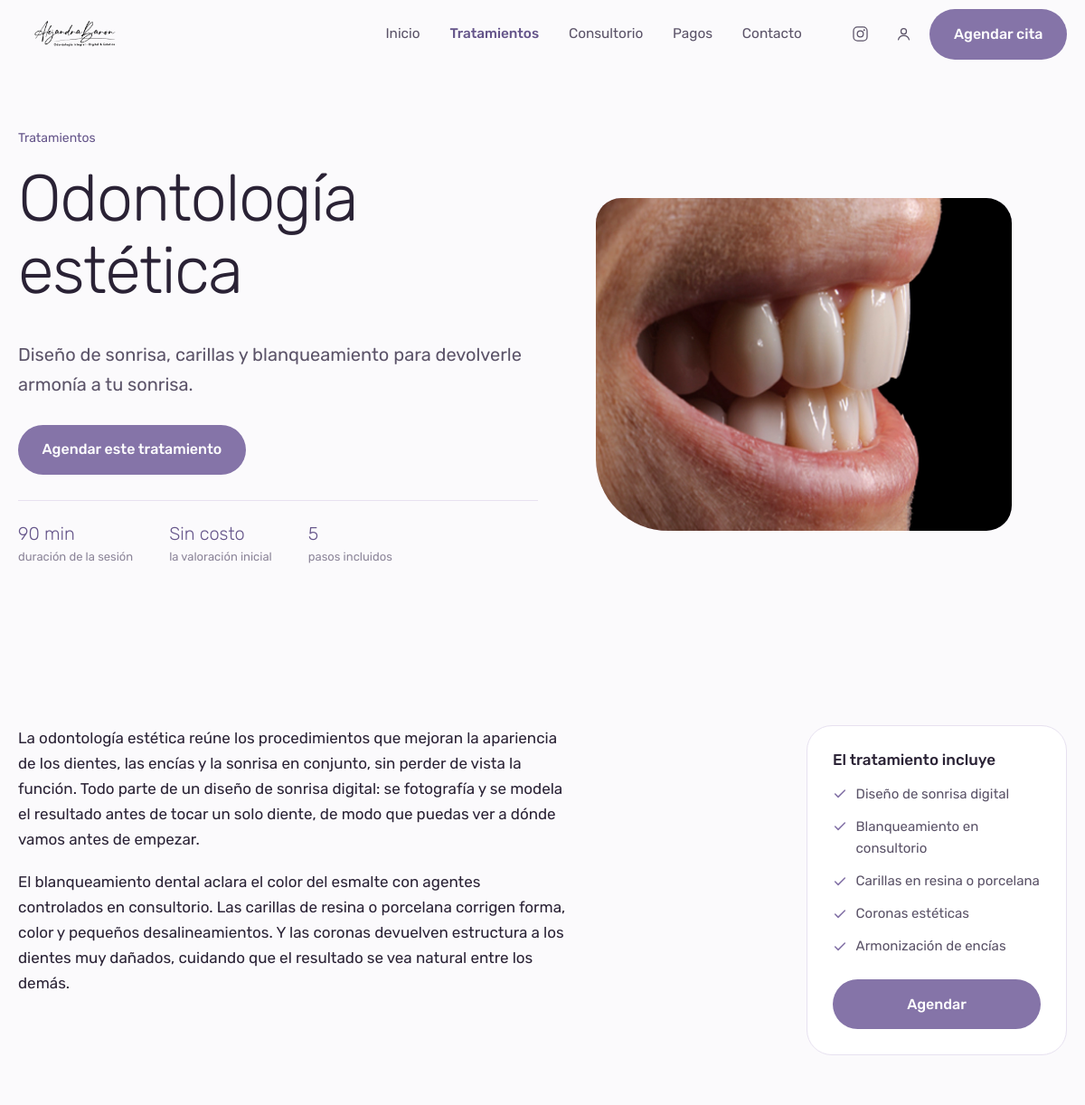
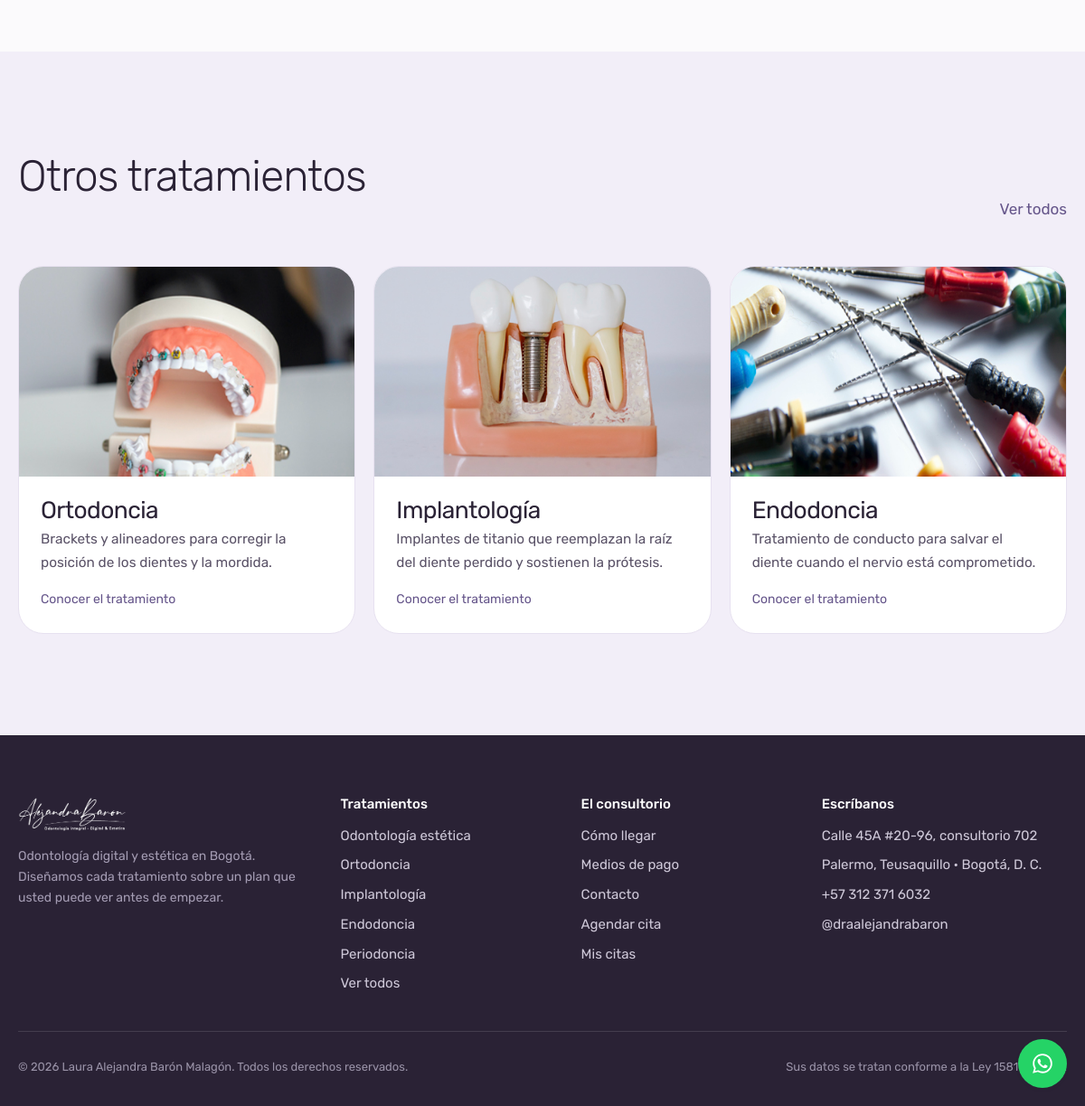
Screenshot of /tratamiento.php?t=odontologia-estetica with the database file from the repository (2 pictures, top to bottom).
### tables this page shows
CREATE TABLE `tratamientos` (
  `id`            INT UNSIGNED NOT NULL AUTO_INCREMENT,
  `slug`          VARCHAR(60)  NOT NULL,
  `nombre`        VARCHAR(90)  NOT NULL,
  `resumen`       VARCHAR(220) NOT NULL,
  `descripcion`   TEXT         NOT NULL,
  `incluye`       TEXT         DEFAULT NULL COMMENT 'Un ítem por línea',
  `imagen`        VARCHAR(160) DEFAULT NULL,
  `duracion_min`  SMALLINT UNSIGNED NOT NULL DEFAULT 45,
  `precio_desde`  DECIMAL(12,2) DEFAULT NULL,
  `destacado`     TINYINT(1)   NOT NULL DEFAULT 0,
  `activo`        TINYINT(1)   NOT NULL DEFAULT 1,
  `orden`         TINYINT UNSIGNED NOT NULL DEFAULT 0,
  PRIMARY KEY (`id`),
  UNIQUE KEY `uq_tratamientos_slug` (`slug`)
);

CREATE TABLE `sedes` (
  `id`        INT UNSIGNED NOT NULL AUTO_INCREMENT,
  `nombre`    VARCHAR(80)  NOT NULL,
  `direccion` VARCHAR(160) NOT NULL,
  `barrio`    VARCHAR(80)  DEFAULT NULL,
  `ciudad`    VARCHAR(80)  NOT NULL DEFAULT 'Bogotá, D. C.',
  `telefono`  VARCHAR(25)  DEFAULT NULL,
  `mapa_embed` TEXT        DEFAULT NULL,
  `activo`    TINYINT(1)   NOT NULL DEFAULT 1,
  PRIMARY KEY (`id`)
);

### includes/functions.php (called while the page is built, shortened)
<?php
require_once __DIR__ . '/db.php';
function e(?string $texto): string
{
    return htmlspecialchars((string) $texto, ENT_QUOTES | ENT_SUBSTITUTE, 'UTF-8');
}
function saltos(?string $texto): string
{
    $t = str_replace(["\r\n", "\r"], "\n", (string) $texto);
    return str_replace(['\\r\\n', '\\n', '\\r'], "\n", $t);
}
function parrafos(?string $texto): string
{
    $bloques = preg_split('/\n\s*\n/', trim(saltos($texto)));
    return implode('', array_map(fn($b) => '<p>' . nl2br(e(trim($b))) . '</p>', $bloques));
}
function lineas(?string $texto): array
{
    $t = saltos($texto);
    return array_values(array_filter(array_map('trim', explode("\n", $t)), 'strlen'));
}
function base_url(string $ruta = ''): string
{
    $base = SITIO_URL !== '' ? SITIO_URL : '';
    if ($base === '') {
        $dir = str_replace('\\', '/', dirname($_SERVER['SCRIPT_NAME'] ?? '/'));
        $base = rtrim($dir, '/');
    }
    return $base . '/' . ltrim($ruta, '/');
}
function whatsapp_url(string $mensaje = ''): string
{
    $m = $mensaje !== '' ? '?text=' . rawurlencode($mensaje) : '';
    return 'https://wa.me/' . CONTACTO_WHATSAPP . $m;
}
function instagram_url(): string
{
    return 'https://www.instagram.com/' . CONTACTO_INSTAGRAM . '/';
}
function tratamientos_activos(): array
{
    static $cache = null;
    return $cache ??= filas('SELECT * FROM tratamientos WHERE activo = 1 ORDER BY orden, nombre');
}
function tratamiento_por_slug(string $slug): ?array
{
    return fila('SELECT * FROM tratamientos WHERE slug = ? AND activo = 1', [$slug]);
}
function sede_principal(): ?array
{
    return fila('SELECT * FROM sedes WHERE activo = 1 ORDER BY id LIMIT 1');
}

### includes/db.php (called while the page is built, shortened)
<?php
function db(): PDO
{
    static $pdo = null;
    if ($pdo instanceof PDO) {
        return $pdo;
    }
    $opciones = [
        PDO::ATTR_ERRMODE            => PDO::ERRMODE_EXCEPTION,
        PDO::ATTR_DEFAULT_FETCH_MODE => PDO::FETCH_ASSOC,
        PDO::ATTR_EMULATE_PREPARES   => false,
    ];
    try {
        if (DB_DRIVER === 'sqlite') {
            $dir = dirname(DB_SQLITE_PATH);
            if (!is_dir($dir)) {
                mkdir($dir, 0775, true);
            }
            $pdo = new PDO('sqlite:' . DB_SQLITE_PATH, null, null, $opciones);
            $pdo->exec('PRAGMA foreign_keys = ON');
        } else {
            $dsn = sprintf('mysql:host=%s;dbname=%s;charset=%s', DB_HOST, DB_NAME, DB_CHARSET);
            $pdo = new PDO($dsn, DB_USER, DB_PASS, $opciones);
        }
    } catch (PDOException $e) {
        if (APP_DEBUG) {
            throw $e;
        }
        http_response_code(503);
        exit('No pudimos conectar con la base de datos. Intente de nuevo en unos minutos.');
    }
    return $pdo;
}
function q(string $sql, array $params = []): PDOStatement
{
    $st = db()->prepare($sql);
    $st->execute($params);
    return $st;
}
function fila(string $sql, array $params = []): ?array
{
    $r = q($sql, $params)->fetch();
    return $r === false ? null : $r;
}
function filas(string $sql, array $params = []): array
{
    return q($sql, $params)->fetchAll();
}

### tratamiento.php (the view, shortened to what this page needs)
<?php
$slug = $_GET['t'] ?? '';
$t = tratamiento_por_slug($slug);
$otros = array_values(array_filter(tratamientos_activos(), fn($o) => $o['slug'] !== $t['slug']));
$incluye = lineas($t['incluye']);
require __DIR__ . '/includes/header.php';
?>
<section class="seccion seccion--ras">
  <div class="envoltura">
    <p class="menudo"><a class="enlace" href="<?= base_url('tratamientos.php') ?>">Tratamientos</a></p>
    <div class="ficha" style="margin-top:1rem">
      <div>
        <h1 style="font-size:clamp(2.25rem,1.8rem+2vw,3.25rem)"><?= e($t['nombre']) ?></h1>
        <p class="entrada"><?= e($t['resumen']) ?></p>
        <div class="fila" style="margin-top:1.75rem">
          <a class="boton" href="<?= base_url('agendar.php?t=' . urlencode($t['slug'])) ?>">Agendar este tratamiento</a>
        </div>
        <div class="ficha__datos">
          <div class="ficha__dato">
            <b><?= (int) $t['duracion_min'] ?> min</b>
            <span>duración de la sesión</span>
          </div>
          <div class="ficha__dato">
            <b>Sin costo</b>
            <span>la valoración inicial</span>
          </div>
          <?php if ($incluye): ?>
            <div class="ficha__dato">
              <b><?= count($incluye) ?></b>
              <span><?= count($incluye) === 1 ? 'paso incluido' : 'pasos incluidos' ?></span>
            </div>
          <?php endif; ?>
        </div>
      </div>
      <div class="ficha__foto">
        <img src="<?= base_url(e($t['imagen'])) ?>" alt="<?= e($t['nombre']) ?>">
      </div>
    </div>
  </div>
</section>
<section class="seccion" style="padding-top:clamp(1.5rem,1rem+1vw,2.25rem)">
  <div class="envoltura" style="display:grid;grid-template-columns:minmax(0,1fr) minmax(0,18rem);gap:clamp(2rem,1rem+4vw,4rem);align-items:start">
    <div class="medida">
      <?= parrafos($t['descripcion']) ?>
    </div>
    <?php if ($incluye): ?>
      <aside class="tarjeta" style="padding:1.75rem">
        <h4 style="margin-bottom:1rem">El tratamiento incluye</h4>
        <ul style="list-style:none;margin:0;padding:0;display:grid;gap:.7rem;font-size:.9375rem">
          <?php foreach ($incluye as $linea): ?>
            <li style="display:flex;gap:.6rem;align-items:flex-start">
              <svg width="16" height="16" viewBox="0 0 24 24" fill="none" style="flex:0 0 auto;margin-top:.3rem" aria-hidden="true">
                <path d="M20 6 9 17l-5-5" stroke="var(--lila)" stroke-width="2.4" stroke-linecap="round" stroke-linejoin="round"/>
              </svg>
              <span class="plomo"><?= e($linea) ?></span>
            </li>
          <?php endforeach; ?>
        </ul>
        <a class="boton boton--ancho" style="margin-top:1.5rem"
           href="<?= base_url('agendar.php?t=' . urlencode($t['slug'])) ?>">Agendar</a>
      </aside>
    <?php endif; ?>
  </div>
</section>
<section class="seccion seccion--lavanda">
  <div class="envoltura">
    <div class="rotulo">
      <h2 style="font-size:clamp(1.6rem,1.3rem+1.4vw,2.25rem)">Otros tratamientos</h2>
      <a class="enlace" href="<?= base_url('tratamientos.php') ?>">Ver todos</a>
    </div>
    <div class="tratamientos">
      <?php foreach (array_slice($otros, 0, 3) as $o): ?>
        <a class="pieza" href="<?= base_url('tratamiento.php?t=' . urlencode($o['slug'])) ?>">
          <div class="pieza__foto">
            <img src="<?= base_url(e($o['imagen'])) ?>" alt="<?= e($o['nombre']) ?>" loading="lazy">
          </div>
          <div class="pieza__cuerpo">
            <h3><?= e($o['nombre']) ?></h3>
            <p><?= e($o['resumen']) ?></p>
            <div class="pieza__pie"><span>Conocer el tratamiento</span></div>
          </div>
        </a>
      <?php endforeach; ?>
    </div>
  </div>
</section>
<?php require __DIR__ . '/includes/footer.php'; ?>

### includes/footer.php (shortened to what this page needs)
</main>
<?php $sede = sede_principal(); ?>
<footer class="pie">
  <div class="envoltura">
    <div class="pie__caja">
      <div>
        <img class="logo" src="<?= base_url('assets/img/marca/logo-blanco.png') ?>" alt="<?= e(SITIO_NOMBRE) ?>">
        <p class="menudo" style="max-width:22rem;color:#A49CB3">
          Odontología digital y estética en Bogotá. Diseñamos cada tratamiento
          sobre un plan que usted puede ver antes de empezar.
        </p>
      </div>
      <div>
        <h4>Tratamientos</h4>
        <ul>
          <?php foreach (array_slice(tratamientos_activos(), 0, 5) as $t): ?>
            <li><a href="<?= base_url('tratamiento.php?t=' . urlencode($t['slug'])) ?>"><?= e($t['nombre']) ?></a></li>
          <?php endforeach; ?>
          <li><a href="<?= base_url('tratamientos.php') ?>">Ver todos</a></li>
        </ul>
      </div>
      <div>
        <h4>El consultorio</h4>
        <ul>
          <li><a href="<?= base_url('sede.php') ?>">Cómo llegar</a></li>
          <li><a href="<?= base_url('pagos.php') ?>">Medios de pago</a></li>
          <li><a href="<?= base_url('contacto.php') ?>">Contacto</a></li>
          <li><a href="<?= base_url('agendar.php') ?>">Agendar cita</a></li>
          <li><a href="<?= base_url('ingresar.php') ?>">Mis citas</a></li>
        </ul>
      </div>
      <div>
        <h4>Escríbanos</h4>
        <ul>
          <?php if ($sede): ?>
            <li><?= e($sede['direccion']) ?></li>
            <li><?= e($sede['barrio'] . ' · ' . $sede['ciudad']) ?></li>
          <?php endif; ?>
          <li><a href="<?= e(whatsapp_url('Hola, quiero agendar una cita.')) ?>" target="_blank" rel="noopener"><?= e(CONTACTO_TELEFONO) ?></a></li>
          <li><a href="<?= e(instagram_url()) ?>" target="_blank" rel="noopener">@<?= e(CONTACTO_INSTAGRAM) ?></a></li>
        </ul>
      </div>
    </div>
    <div class="pie__base">
      <span>© <?= date('Y') ?> Laura Alejandra Barón Malagón. Todos los derechos reservados.</span>
      <span>Sus datos se tratan conforme a la Ley 1581 de 2012.</span>
    </div>
  </div>
</footer>
<a class="flotante" href="<?= e(whatsapp_url('Hola, quiero agendar una cita.')) ?>"
   target="_blank" rel="noopener" aria-label="Escribir por WhatsApp">
</a>
</body>
</html>

### rows the page displays
tratamientos: nombre "Odontología estética", resumen "Diseño de sonrisa, carillas y blanqueamiento para devolverle armonía a tu sonrisa.", duracion_min "90", incluye "5", imagen (picture), descripcion "La odontología estética reúne los procedimientos que mejoran la apariencia de los dientes, las encías y la sonrisa en conjunto, sin perder de vista la función. Todo parte de un diseño de sonrisa digital: se fotografía y se modela el resultado antes de tocar un solo diente, de modo que puedas ver a dónde vamos antes de empezar. El blanqueamiento dental aclara el color del esmalte con agentes controlados en consultorio. Las carillas de resina o porcelana corrigen forma, color y pequeños desalineamientos. Y las coronas devuelven estructura a los dientes muy dañados, cuidando que el resultado se vea natural entre los demás.", incluye "Diseño de sonrisa digital", incluye "Blanqueamiento en consultorio", incluye "Carillas en resina o porcelana", incluye "Coronas estéticas", incluye "Armonización de encías"
tratamientos: imagen (picture), nombre "Ortodoncia", resumen "Brackets y alineadores para corregir la posición de los dientes y la mordida."
tratamientos: imagen (picture), nombre "Implantología", resumen "Implantes de titanio que reemplazan la raíz del diente perdido y sostienen la prótesis."
tratamientos: imagen (picture), nombre "Endodoncia", resumen "Tratamiento de conducto para salvar el diente cuando el nervio está comprometido."
tratamientos: nombre "Periodoncia"
sedes: direccion "Calle 45A #20-96, consultorio 702", barrio+ciudad "Palermo, Teusaquillo · Bogotá, D. C."

### other values shown
CONTACTO_TELEFONO "+57 312 371 6032"
CONTACTO_INSTAGRAM "draalejandrabaron"
